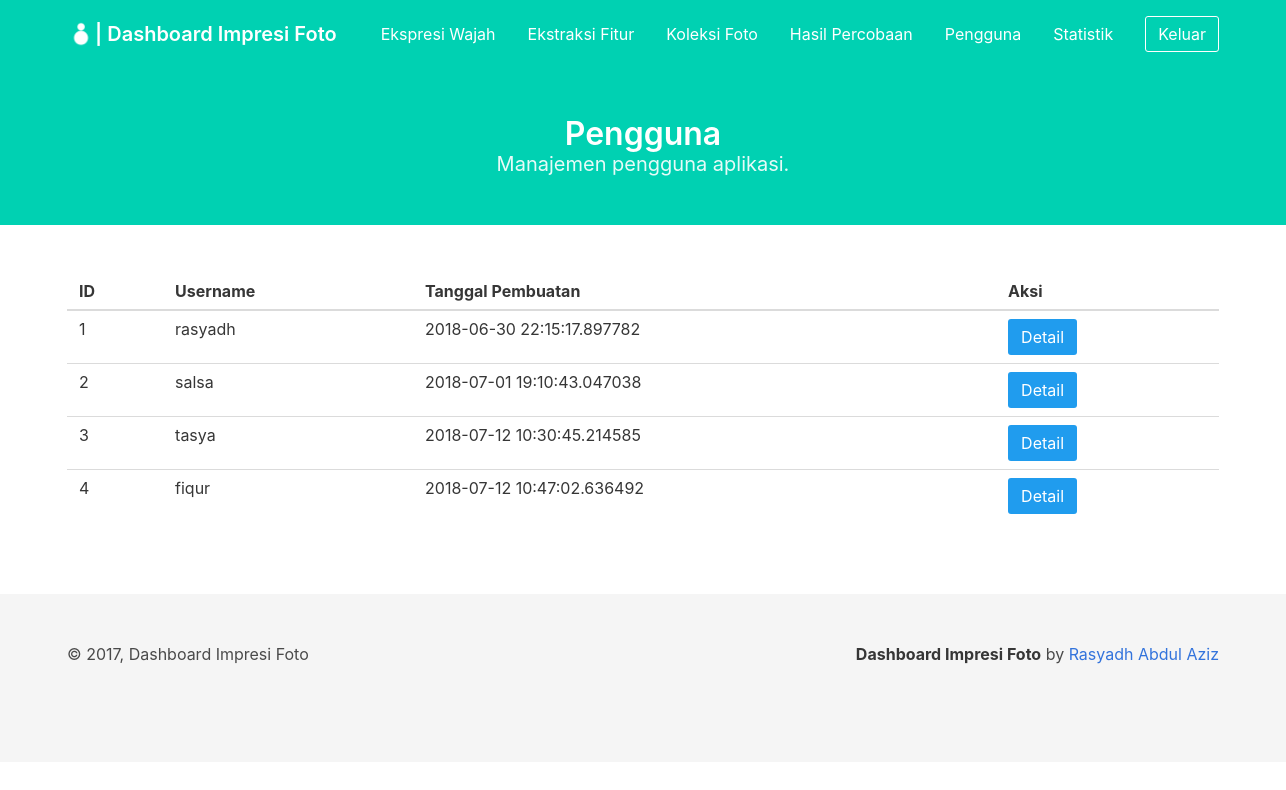
Page /dashboard/user/ (signed in) on the committed database.
### project/models/user.py (models this page shows, shortened)
class User(db.Model):
    __tablename__ = 'user'
    id_user = db.Column(db.Integer, primary_key=True)
    username = db.Column(db.String, unique=True, nullable=False)
    password = db.Column(db.String, nullable=False)
    created_at = db.Column(db.DateTime, default=datetime.datetime.now())

### project/views/dashboard/user.py (the view)
@user.route('/dashboard/user/')
def index():
    if session.get('loggedin_admin'):
        try:
            users = User.query.all()
            return render_template('dashboard/user.html',
                title='Pengguna', users=users)
        except Exception as e:
            print('error to get detection result')
            print(e)
    return redirect(url_for('auth.login_admin'))

### project/templates/dashboard/user.html
{% extends '/dashboard/base_dashboard.html' %} {% block content %}
<section class="hero is-primary">
    <div class="hero-body">
        <div class="container has-text-centered">
            <h1 class="title">
                Pengguna
            </h1>
            <h2 class="subtitle">
                Manajemen pengguna aplikasi.
            </h2>
        </div>
    </div>
</section>
<section class="section">
    <div class="container" id="result_table">
        <table class="table is-hoverable is-fullwidth">
            <thead>
                <tr>
                    <th>ID</th>
                    <th>Username</th>
                    <th>Tanggal Pembuatan</th>
                    <th>Aksi</th>
                </tr>
            </thead>
            <tbody>
                {% if users %} {% for user in users %}
                <tr>
                    <td>{{ user.id_user }}</td>
                    <td>{{ user.username }}</td>
                    <td>{{ user.created_at }}</td>
                    <td>
                        <button class="button is-info" onclick="detail_user('{{ user.id_user }}', '{{ user.created_at }}', '{{ user.username }}')">Detail</button>
                    </td>
                </tr>
                {% endfor %} {% else %}
                <tr>
                    <td colspan="4" class="has-text-centered">Belum ada hasil percobaan</td>
                </tr>
                {% endif %}
            </tbody>
        </table>
    </div>
</section>
{% endblock %}

### rows in the picture
User: id_user "1", username "rasyadh", created_at "2018-06-30 22:15:17.897782"
User: id_user "2", username "salsa", created_at "2018-07-01 19:10:43.047038"
User: id_user "3", username "tasya", created_at "2018-07-12 10:30:45.214585"
User: id_user "4", username "fiqur", created_at "2018-07-12 10:47:02.636492"
